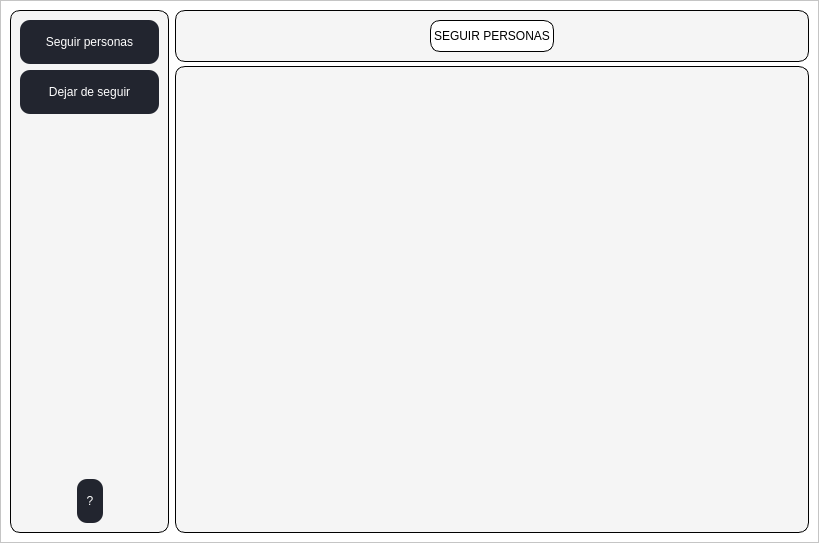
<?xml version="1.0" encoding="UTF-8"?>
<ui version="4.0">
 <class>Form</class>
 <widget class="QWidget" name="Form">
  <property name="geometry">
   <rect>
    <x>0</x>
    <y>0</y>
    <width>819</width>
    <height>543</height>
   </rect>
  </property>
  <property name="windowTitle">
   <string>Form</string>
  </property>
  <layout class="QHBoxLayout" name="horizontalLayout">
   <property name="spacing">
    <number>0</number>
   </property>
   <property name="leftMargin">
    <number>0</number>
   </property>
   <property name="topMargin">
    <number>0</number>
   </property>
   <property name="rightMargin">
    <number>0</number>
   </property>
   <property name="bottomMargin">
    <number>0</number>
   </property>
   <item>
    <widget class="QFrame" name="frame_padre">
     <property name="styleSheet">
      <string notr="true">QFrame,frame padre{
background-color: #fff;
}
</string>
     </property>
     <property name="frameShape">
      <enum>QFrame::StyledPanel</enum>
     </property>
     <property name="frameShadow">
      <enum>QFrame::Raised</enum>
     </property>
     <layout class="QHBoxLayout" name="horizontalLayout_2" stretch="2,8">
      <item>
       <widget class="QFrame" name="frame_control">
        <property name="styleSheet">
         <string notr="true">QFrame,frame_control{
background-color: #f5f5f5;
border-radius: 10px;
border: 1px solid;
}

QPushButton{
padding: 15% 0;
border-radius: 10px;
border: 1px solid gb(34, 37, 47);
background-color: rgb(34, 37, 47);
color: #fff;
}


QPushButton:hover{
background-color: #fff;
color: rgb(25, 27, 36);
}</string>
        </property>
        <property name="frameShape">
         <enum>QFrame::StyledPanel</enum>
        </property>
        <property name="frameShadow">
         <enum>QFrame::Raised</enum>
        </property>
        <layout class="QGridLayout" name="gridLayout">
         <item row="0" column="0" colspan="4">
          <widget class="QPushButton" name="pushButton">
           <property name="text">
            <string>Seguir personas</string>
           </property>
          </widget>
         </item>
         <item row="1" column="0" colspan="4">
          <widget class="QPushButton" name="pushButton_2">
           <property name="text">
            <string>Dejar de seguir</string>
           </property>
          </widget>
         </item>
         <item row="2" column="2">
          <spacer name="verticalSpacer">
           <property name="orientation">
            <enum>Qt::Vertical</enum>
           </property>
           <property name="sizeHint" stdset="0">
            <size>
             <width>20</width>
             <height>302</height>
            </size>
           </property>
          </spacer>
         </item>
         <item row="3" column="0">
          <spacer name="horizontalSpacer_2">
           <property name="orientation">
            <enum>Qt::Horizontal</enum>
           </property>
           <property name="sizeHint" stdset="0">
            <size>
             <width>31</width>
             <height>20</height>
            </size>
           </property>
          </spacer>
         </item>
         <item row="3" column="1" colspan="2">
          <widget class="QPushButton" name="pushButton_3">
           <property name="text">
            <string>?</string>
           </property>
          </widget>
         </item>
         <item row="3" column="3">
          <spacer name="horizontalSpacer">
           <property name="orientation">
            <enum>Qt::Horizontal</enum>
           </property>
           <property name="sizeHint" stdset="0">
            <size>
             <width>31</width>
             <height>20</height>
            </size>
           </property>
          </spacer>
         </item>
        </layout>
       </widget>
      </item>
      <item>
       <widget class="QStackedWidget" name="stackedWidget">
        <property name="currentIndex">
         <number>0</number>
        </property>
        <widget class="QWidget" name="page_seguir_personas">
         <property name="styleSheet">
          <string notr="true"/>
         </property>
         <layout class="QVBoxLayout" name="verticalLayout" stretch="1,9">
          <property name="spacing">
           <number>4</number>
          </property>
          <property name="leftMargin">
           <number>0</number>
          </property>
          <property name="topMargin">
           <number>0</number>
          </property>
          <property name="rightMargin">
           <number>0</number>
          </property>
          <property name="bottomMargin">
           <number>0</number>
          </property>
          <item>
           <widget class="QFrame" name="frame_seguir_personas_head">
            <property name="styleSheet">
             <string notr="true">QFrame{
border-radius: 10px;
border: 1px solid;
background-color: #f5f5f5;
}</string>
            </property>
            <property name="frameShape">
             <enum>QFrame::StyledPanel</enum>
            </property>
            <property name="frameShadow">
             <enum>QFrame::Raised</enum>
            </property>
            <layout class="QHBoxLayout" name="horizontalLayout_3">
             <item>
              <spacer name="horizontalSpacer_3">
               <property name="orientation">
                <enum>Qt::Horizontal</enum>
               </property>
               <property name="sizeHint" stdset="0">
                <size>
                 <width>222</width>
                 <height>20</height>
                </size>
               </property>
              </spacer>
             </item>
             <item>
              <widget class="QLabel" name="label_2">
               <property name="styleSheet">
                <string notr="true">background-color: #fff;</string>
               </property>
               <property name="text">
                <string>SEGUIR PERSONAS</string>
               </property>
              </widget>
             </item>
             <item>
              <spacer name="horizontalSpacer_4">
               <property name="orientation">
                <enum>Qt::Horizontal</enum>
               </property>
               <property name="sizeHint" stdset="0">
                <size>
                 <width>221</width>
                 <height>20</height>
                </size>
               </property>
              </spacer>
             </item>
            </layout>
           </widget>
          </item>
          <item>
           <widget class="QFrame" name="frame_seguir_personas_body">
            <property name="styleSheet">
             <string notr="true">QFrame{
border-radius: 10px;
border: 1px solid;
background-color: #f5f5f5;
}</string>
            </property>
            <property name="frameShape">
             <enum>QFrame::StyledPanel</enum>
            </property>
            <property name="frameShadow">
             <enum>QFrame::Raised</enum>
            </property>
           </widget>
          </item>
         </layout>
        </widget>
        <widget class="QWidget" name="page_dejar_seguir">
         <property name="styleSheet">
          <string notr="true"/>
         </property>
         <layout class="QVBoxLayout" name="verticalLayout_2" stretch="1,9">
          <property name="spacing">
           <number>4</number>
          </property>
          <property name="leftMargin">
           <number>0</number>
          </property>
          <property name="topMargin">
           <number>0</number>
          </property>
          <property name="rightMargin">
           <number>0</number>
          </property>
          <property name="bottomMargin">
           <number>0</number>
          </property>
          <item>
           <widget class="QFrame" name="frame_deja_seguir_head">
            <property name="styleSheet">
             <string notr="true">QFrame{
border-radius: 10px;
border: 1px solid;
background-color: #f5f5f5;
}</string>
            </property>
            <property name="frameShape">
             <enum>QFrame::StyledPanel</enum>
            </property>
            <property name="frameShadow">
             <enum>QFrame::Raised</enum>
            </property>
            <layout class="QHBoxLayout" name="horizontalLayout_4">
             <item>
              <spacer name="horizontalSpacer_5">
               <property name="orientation">
                <enum>Qt::Horizontal</enum>
               </property>
               <property name="sizeHint" stdset="0">
                <size>
                 <width>189</width>
                 <height>20</height>
                </size>
               </property>
              </spacer>
             </item>
             <item>
              <widget class="QLabel" name="label">
               <property name="styleSheet">
                <string notr="true">background-color: #fff;</string>
               </property>
               <property name="text">
                <string>DEJAR DE SEGUIR PERSONAS</string>
               </property>
              </widget>
             </item>
             <item>
              <spacer name="horizontalSpacer_6">
               <property name="orientation">
                <enum>Qt::Horizontal</enum>
               </property>
               <property name="sizeHint" stdset="0">
                <size>
                 <width>189</width>
                 <height>20</height>
                </size>
               </property>
              </spacer>
             </item>
            </layout>
           </widget>
          </item>
          <item>
           <widget class="QFrame" name="frame_deja_seguir_body">
            <property name="styleSheet">
             <string notr="true">QFrame{
border-radius: 10px;
border: 1px solid;
background-color: #f5f5f5;
}</string>
            </property>
            <property name="frameShape">
             <enum>QFrame::StyledPanel</enum>
            </property>
            <property name="frameShadow">
             <enum>QFrame::Raised</enum>
            </property>
           </widget>
          </item>
         </layout>
        </widget>
       </widget>
      </item>
     </layout>
    </widget>
   </item>
  </layout>
 </widget>
 <resources/>
 <connections/>
</ui>
